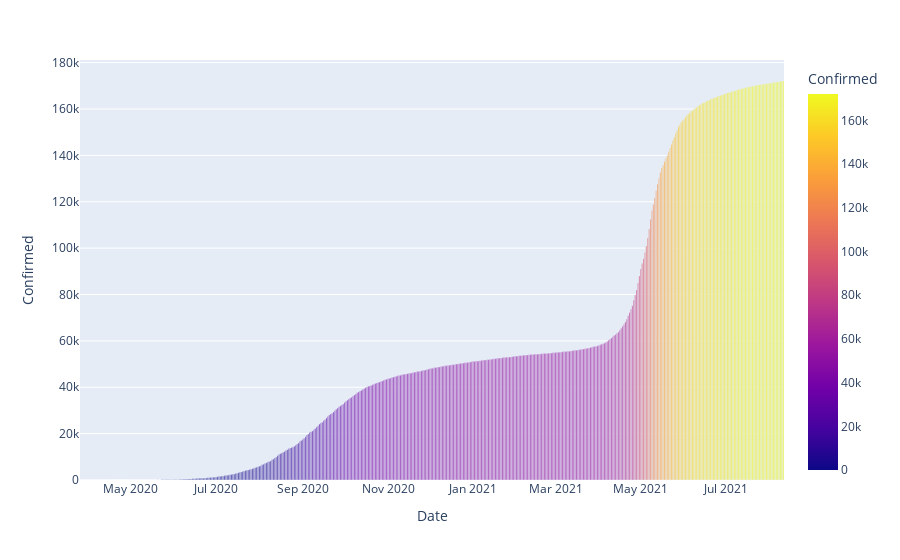

The notebook cell saved with this chart:
### Code cell
fig=px.bar(data_goa,'Date','Confirmed',color='Confirmed')
fig.show()

### Figure 1 — Plotly figure (JSON) as saved in the notebook; plotly's stock layout.template omitted (floating-point values rounded to 4 significant figures; data arrays with more than 128 entries replaced by an {"elided": "..."} marker saying what was removed)
{"data": [{"alignmentgroup": "True", "hovertemplate": "Date=%{x}<br>Confirmed=%{marker.color}<extra></extra>", "legendgroup": "", "marker": {"color": {"elided": "504 int values"}, "coloraxis": "coloraxis", "pattern": {"shape": ""}}, "name": "", "offsetgroup": "", "orientation": "v", "showlegend": false, "textposition": "auto", "type": "bar", "x": {"elided": "504 str values"}, "xaxis": "x", "y": {"elided": "504 int values"}, "yaxis": "y"}], "layout": {"barmode": "relative", "coloraxis": {"colorbar": {"title": {"text": "Confirmed"}}, "colorscale": [[0, "#0d0887"], [0.1111, "#46039f"], [0.2222, "#7201a8"], [0.3333, "#9c179e"], [0.4444, "#bd3786"], [0.5556, "#d8576b"], [0.6667, "#ed7953"], [0.7778, "#fb9f3a"], [0.8889, "#fdca26"], [1, "#f0f921"]]}, "legend": {"tracegroupgap": 0}, "margin": {"t": 60}, "xaxis": {"anchor": "y", "domain": [0, 1], "title": {"text": "Date"}}, "yaxis": {"anchor": "x", "domain": [0, 1], "title": {"text": "Confirmed"}}}}
